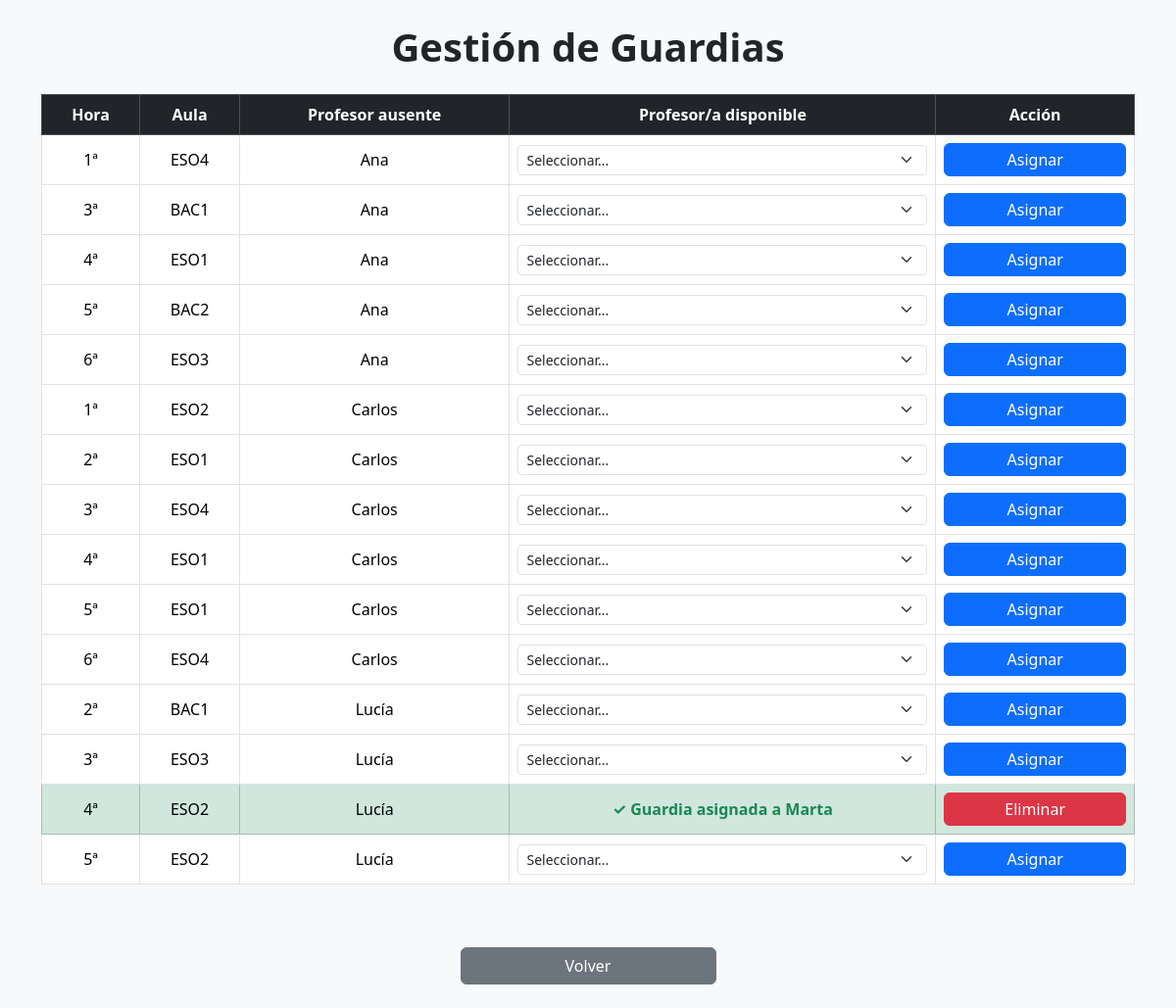
Screenshot of /guardias with the database file from the repository.
### tables this page shows
CREATE TABLE ausencias (
    id_ausencia INTEGER PRIMARY KEY AUTOINCREMENT,
    id_profesor INTEGER NOT NULL,
    fecha DATE NOT NULL,
    hora INTEGER NOT NULL,
    FOREIGN KEY (id_profesor) REFERENCES profesores(id_profesor)
);

CREATE TABLE horario (
    id_horario INTEGER PRIMARY KEY AUTOINCREMENT,
    id_profesor INTEGER NOT NULL,
    dia_semana INTEGER NOT NULL CHECK(dia_semana BETWEEN 1 AND 5),
    hora INTEGER NOT NULL,
    tipo TEXT NOT NULL CHECK(tipo IN ('clase', 'guardia', 'libre')),
    aula TEXT,
    UNIQUE(id_profesor, dia_semana, hora), -- Para que un profesor no tenga dos clases al mismo tiempo
    FOREIGN KEY (id_profesor) REFERENCES profesores(id_profesor)
);

CREATE TABLE profesores (
    id_profesor INTEGER PRIMARY KEY AUTOINCREMENT,
    nombre TEXT NOT NULL,
    departamento TEXT NOT NULL
);

### app.py (the view)
@app.route("/guardias")
def vista_guardias():
    ahora = datetime.now()
    dia_actual = datetime.now().isoweekday()
    hora_reloj = ahora.hour
    min_reloj = ahora.minute
    fecha_hoy = date.today().isoformat()
    if (hora_reloj == 8 and min_reloj >= 45) or (hora_reloj == 9 and min_reloj < 20):
        db.detectar_ausencias_automaticas(dia_actual, 1)
    elif (hora_reloj == 9 and min_reloj >= 35) or (hora_reloj == 10 and min_reloj < 10):
        db.detectar_ausencias_automaticas(dia_actual, 2)
    elif (hora_reloj == 10 and min_reloj >= 25) or (hora_reloj == 11 and min_reloj < 0):
        db.detectar_ausencias_automaticas(dia_actual, 3)
    elif (hora_reloj == 11 and min_reloj >= 45) or (hora_reloj == 12 and min_reloj < 20):
        db.detectar_ausencias_automaticas(dia_actual, 4)
    elif (hora_reloj == 12 and min_reloj >= 35) or (hora_reloj == 13 and min_reloj < 10):
        db.detectar_ausencias_automaticas(dia_actual, 5)
    elif (hora_reloj == 13 and min_reloj >= 25) or (hora_reloj == 14 and min_reloj < 0):
        db.detectar_ausencias_automaticas(dia_actual, 6)
    filas = db.obtener_ausencias_con_datos_profesor(dia_actual)
    guardias_db = db.obtener_guardias_con_nombre_cubre()
    asignadas = {(g[0], g[1]): {'cubre': g[2]} for g in guardias_db}
    sustitutos_por_hora = {}
    for f in filas:
        hora_ausencia = f[0]
        if hora_ausencia not in sustitutos_por_hora:
            sustitutos_por_hora[hora_ausencia] = db.obtener_profesores_disponibles_en_hora(dia_actual, hora_ausencia)
    return render_template(
        "guardias.html",
        filas=filas,
        sustitutos_por_hora=sustitutos_por_hora,
        asignadas=asignadas,
        fecha_actual=fecha_hoy
    )

### modules/db/db_manager.py (called while the page is built)
def get_connection():
    conn = sqlite3.connect(DB_PATH)
    conn.execute("PRAGMA foreign_keys = ON")
    return conn

def obtener_profesores_disponibles_en_hora(dia_semana, hora):
    with get_connection() as conn:
        cursor = conn.cursor()
        cursor.execute("""
            SELECT p.id_profesor, p.nombre, COUNT(g.id_guardia) as total_guardias
            FROM profesores p
            JOIN presencia pr ON p.id_profesor = pr.id_profesor
            JOIN horario h ON p.id_profesor = h.id_profesor
            LEFT JOIN guardias g ON p.id_profesor = g.id_profesor_cubre
            WHERE pr.fecha = date('now')
              AND pr.presente = 1
              AND h.dia_semana = ?
              AND h.hora = ?
              AND h.tipo = 'libre'
            GROUP BY p.id_profesor
            ORDER BY total_guardias ASC, p.nombre ASC
        """, (dia_semana, hora))
        return cursor.fetchall()

def detectar_ausencias_automaticas(dia_semana, hora_lectiva):
    with get_connection() as conn:
        cursor = conn.cursor()
        cursor.execute("""
            INSERT INTO ausencias (id_profesor, fecha, hora)
            SELECT h.id_profesor, date('now'), h.hora
            FROM horario h
            WHERE h.dia_semana = ?
              AND h.hora = ?
              AND h.tipo = 'clase'
              AND h.id_profesor NOT IN (
                  SELECT id_profesor FROM presencia WHERE fecha = date('now')
              )
              AND NOT EXISTS (
                  SELECT 1 FROM ausencias a
                  WHERE a.id_profesor = h.id_profesor
                    AND a.fecha = date('now')
                    AND a.hora = h.hora
              )
        """, (dia_semana, hora_lectiva))
        conn.commit()

def obtener_ausencias_con_datos_profesor(dia_semana):
    with get_connection() as conn:
        cursor = conn.cursor()
        cursor.execute("""
            SELECT a.hora, h.aula, p.id_profesor, p.nombre
            FROM ausencias a
            JOIN profesores p ON a.id_profesor = p.id_profesor
            JOIN horario h ON a.id_profesor = h.id_profesor
                           AND a.hora = h.hora
                           AND h.dia_semana = ?
            WHERE a.fecha = date('now')
              AND h.tipo = 'clase'
        """, (dia_semana,))
        return cursor.fetchall()

### templates/guardias.html (shortened to what this page needs)
<!DOCTYPE html>
<html>
<head>
    <link href="https://cdn.jsdelivr.net/npm/bootstrap@5.3.3/dist/css/bootstrap.min.css" rel="stylesheet">
</head>
<body class="bg-light">
<div class="container py-4">
    <h1 class="mb-4 text-center fw-bold">Gestión de Guardias</h1>
    <div class="table-responsive">
        <table class="table table-bordered table-hover align-middle text-center">
        <thead class="table-dark">
            <tr>
                <th>Hora</th>
                <th>Aula</th>
                <th>Profesor ausente</th>
                <th>Profesor/a disponible</th>
                <th>Acción</th>
            </tr>
        </thead>
        <tbody>
            {% for f in filas %}
            {% set hora = f[0] %}
            {% set aula = f[1] %}
            {% set nombre_ausente = f[3] %}
            <tr class="{% if (hora, aula) in asignadas %}table-success{% endif %}">                <td>{{ hora }}ª</td>
                <td>{{ aula }}</td>
                <td>{{ nombre_ausente }}</td>
                <td>
                    {% if (hora, aula) not in asignadas %}
                        <select class="form-select form-select-sm" name="id_profesor_cubre" form="form_asignar_{{ loop.index }}" required>
                            <option value="">Seleccionar...</option>
                        </select>
                    {% else %}
                        <span class="text-success fw-bold">✓ Guardia asignada a {{ asignadas[(hora, aula)].cubre }}</span>
                    {% endif %}
                </td>
                <td>
                    {% if (hora, aula) in asignadas %}
                    <form method="POST" action="/eliminar" class="d-inline">
                        <button type="submit" class="btn btn-danger py-1 px-3 w-100">Eliminar</button>
                    </form>
                    {% else %}
                        <form id="form_asignar_{{ loop.index }}" method="POST" action="/registrar">
                            <button type="submit" class="btn btn-primary py-1 px-3 w-100">Asignar</button>
                        </form>
                    {% endif %}
                </td>
            </tr>
            {% endfor %}
        </tbody>
    </table>
    </div>
    <br>
        <div class="row mt-4">
        <div class="col-8 col-md-4 col-lg-3 mx-auto">
            <a href="/" class="btn btn-secondary w-100 d-block">Volver</a>
        </div>
    </div>
</div>
</body>
</html>

### rows the page displays
ausencias: hora "1"
horario: aula "ESO4"
profesores: nombre "Ana"
ausencias: hora "3"
horario: aula "BAC1"
ausencias: hora "4"
horario: aula "ESO1"
ausencias: hora "5"
horario: aula "BAC2"
ausencias: hora "6"
horario: aula "ESO3"
ausencias: hora "1"
horario: aula "ESO2"
profesores: nombre "Carlos"
ausencias: hora "2"
horario: aula "ESO1"
ausencias: hora "3"
horario: aula "ESO4"
ausencias: hora "4"
horario: aula "ESO1"
ausencias: hora "5"
horario: aula "ESO1"
ausencias: hora "6"
horario: aula "ESO4"
ausencias: hora "2"
horario: aula "BAC1"
profesores: nombre "Lucía"
ausencias: hora "3"
horario: aula "ESO3"
ausencias: hora "4"
horario: aula "ESO2", aula.nombre "Marta"
ausencias: hora "5"
horario: aula "ESO2"
